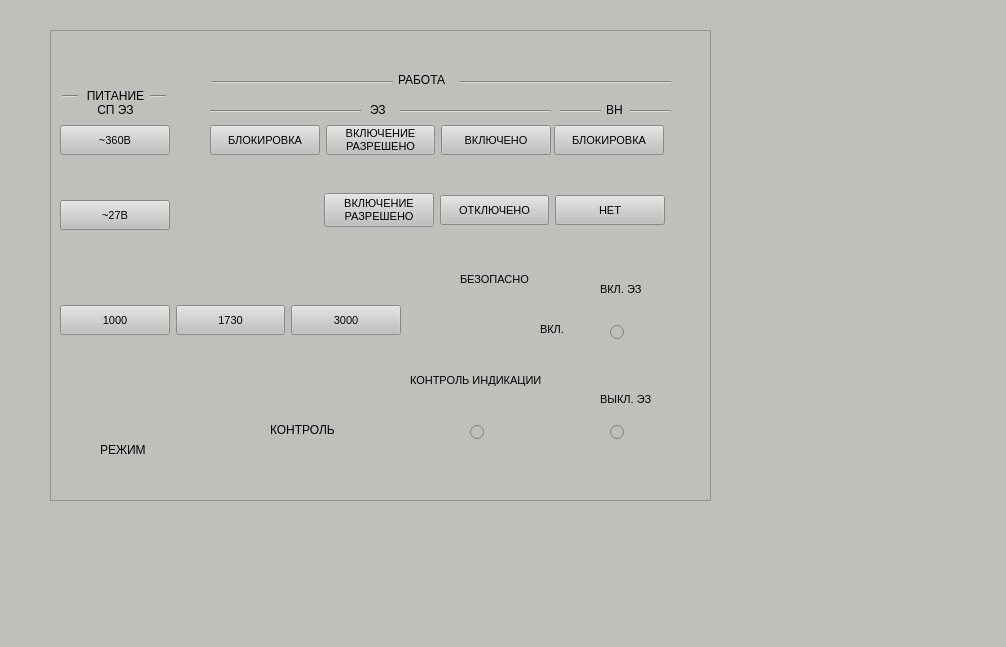
<?xml version="1.0" encoding="UTF-8"?>
<ui version="4.0">
 <class>MainWindow</class>
 <widget class="QMainWindow" name="MainWindow">
  <property name="geometry">
   <rect>
    <x>0</x>
    <y>0</y>
    <width>1006</width>
    <height>647</height>
   </rect>
  </property>
  <property name="windowTitle">
   <string>MainWindow</string>
  </property>
  <property name="styleSheet">
   <string notr="true">background-color: rgb(192, 191, 188);
color: rgb(0, 0, 0);</string>
  </property>
  <widget class="QWidget" name="centralwidget">
   <widget class="QFrame" name="frame">
    <property name="geometry">
     <rect>
      <x>50</x>
      <y>30</y>
      <width>661</width>
      <height>471</height>
     </rect>
    </property>
    <property name="frameShape">
     <enum>QFrame::StyledPanel</enum>
    </property>
    <property name="frameShadow">
     <enum>QFrame::Raised</enum>
    </property>
    <widget class="QLabel" name="label">
     <property name="geometry">
      <rect>
       <x>348</x>
       <y>40</y>
       <width>61</width>
       <height>19</height>
      </rect>
     </property>
     <property name="text">
      <string>РАБОТА</string>
     </property>
    </widget>
    <widget class="Line" name="line_2">
     <property name="geometry">
      <rect>
       <x>162</x>
       <y>42</y>
       <width>181</width>
       <height>20</height>
      </rect>
     </property>
     <property name="orientation">
      <enum>Qt::Horizontal</enum>
     </property>
    </widget>
    <widget class="QLabel" name="label_2">
     <property name="geometry">
      <rect>
       <x>556</x>
       <y>70</y>
       <width>21</width>
       <height>19</height>
      </rect>
     </property>
     <property name="text">
      <string>ВН</string>
     </property>
    </widget>
    <widget class="QLabel" name="label_3">
     <property name="geometry">
      <rect>
       <x>320</x>
       <y>70</y>
       <width>21</width>
       <height>19</height>
      </rect>
     </property>
     <property name="text">
      <string>ЭЗ</string>
     </property>
    </widget>
    <widget class="Line" name="line_3">
     <property name="geometry">
      <rect>
       <x>350</x>
       <y>73</y>
       <width>151</width>
       <height>16</height>
      </rect>
     </property>
     <property name="orientation">
      <enum>Qt::Horizontal</enum>
     </property>
    </widget>
    <widget class="Line" name="line_5">
     <property name="geometry">
      <rect>
       <x>580</x>
       <y>73</y>
       <width>41</width>
       <height>16</height>
      </rect>
     </property>
     <property name="orientation">
      <enum>Qt::Horizontal</enum>
     </property>
    </widget>
    <widget class="Line" name="line_6">
     <property name="geometry">
      <rect>
       <x>510</x>
       <y>71</y>
       <width>41</width>
       <height>20</height>
      </rect>
     </property>
     <property name="orientation">
      <enum>Qt::Horizontal</enum>
     </property>
    </widget>
    <widget class="Line" name="line_7">
     <property name="geometry">
      <rect>
       <x>410</x>
       <y>42</y>
       <width>211</width>
       <height>20</height>
      </rect>
     </property>
     <property name="orientation">
      <enum>Qt::Horizontal</enum>
     </property>
    </widget>
    <widget class="Line" name="line_4">
     <property name="geometry">
      <rect>
       <x>160</x>
       <y>73</y>
       <width>151</width>
       <height>16</height>
      </rect>
     </property>
     <property name="orientation">
      <enum>Qt::Horizontal</enum>
     </property>
    </widget>
    <widget class="QPushButton" name="pushButton_4">
     <property name="geometry">
      <rect>
       <x>504</x>
       <y>95</y>
       <width>110</width>
       <height>30</height>
      </rect>
     </property>
     <property name="font">
      <font>
       <pointsize>8</pointsize>
      </font>
     </property>
     <property name="text">
      <string>БЛОКИРОВКА</string>
     </property>
    </widget>
    <widget class="QWidget" name="horizontalLayoutWidget">
     <property name="geometry">
      <rect>
       <x>160</x>
       <y>90</y>
       <width>341</width>
       <height>41</height>
      </rect>
     </property>
     <layout class="QHBoxLayout" name="horizontalLayout">
      <item>
       <widget class="QPushButton" name="pushButton">
        <property name="minimumSize">
         <size>
          <width>110</width>
          <height>30</height>
         </size>
        </property>
        <property name="font">
         <font>
          <pointsize>8</pointsize>
         </font>
        </property>
        <property name="text">
         <string>БЛОКИРОВКА</string>
        </property>
       </widget>
      </item>
      <item>
       <widget class="QPushButton" name="pushButton_2">
        <property name="maximumSize">
         <size>
          <width>110</width>
          <height>30</height>
         </size>
        </property>
        <property name="font">
         <font>
          <pointsize>8</pointsize>
         </font>
        </property>
        <property name="text">
         <string>ВКЛЮЧЕНИЕ 
РАЗРЕШЕНО</string>
        </property>
        <property name="checkable">
         <bool>false</bool>
        </property>
        <property name="autoRepeat">
         <bool>false</bool>
        </property>
        <property name="autoExclusive">
         <bool>false</bool>
        </property>
        <property name="autoDefault">
         <bool>false</bool>
        </property>
        <property name="default">
         <bool>false</bool>
        </property>
        <property name="flat">
         <bool>false</bool>
        </property>
       </widget>
      </item>
      <item>
       <widget class="QPushButton" name="pushButton_3">
        <property name="sizePolicy">
         <sizepolicy hsizetype="Fixed" vsizetype="Fixed">
          <horstretch>0</horstretch>
          <verstretch>0</verstretch>
         </sizepolicy>
        </property>
        <property name="minimumSize">
         <size>
          <width>110</width>
          <height>30</height>
         </size>
        </property>
        <property name="font">
         <font>
          <pointsize>8</pointsize>
         </font>
        </property>
        <property name="text">
         <string>ВКЛЮЧЕНО</string>
        </property>
       </widget>
      </item>
     </layout>
    </widget>
    <widget class="QWidget" name="horizontalLayoutWidget_2">
     <property name="geometry">
      <rect>
       <x>274</x>
       <y>160</y>
       <width>341</width>
       <height>41</height>
      </rect>
     </property>
     <layout class="QHBoxLayout" name="horizontalLayout_2">
      <item>
       <widget class="QPushButton" name="pushButton_5">
        <property name="minimumSize">
         <size>
          <width>110</width>
          <height>30</height>
         </size>
        </property>
        <property name="font">
         <font>
          <pointsize>8</pointsize>
         </font>
        </property>
        <property name="text">
         <string>ВКЛЮЧЕНИЕ 
РАЗРЕШЕНО</string>
        </property>
       </widget>
      </item>
      <item>
       <widget class="QPushButton" name="pushButton_6">
        <property name="maximumSize">
         <size>
          <width>110</width>
          <height>30</height>
         </size>
        </property>
        <property name="font">
         <font>
          <pointsize>8</pointsize>
         </font>
        </property>
        <property name="text">
         <string>ОТКЛЮЧЕНО</string>
        </property>
        <property name="checkable">
         <bool>false</bool>
        </property>
        <property name="autoRepeat">
         <bool>false</bool>
        </property>
        <property name="autoExclusive">
         <bool>false</bool>
        </property>
        <property name="autoDefault">
         <bool>false</bool>
        </property>
        <property name="default">
         <bool>false</bool>
        </property>
        <property name="flat">
         <bool>false</bool>
        </property>
       </widget>
      </item>
      <item>
       <widget class="QPushButton" name="pushButton_7">
        <property name="minimumSize">
         <size>
          <width>110</width>
          <height>30</height>
         </size>
        </property>
        <property name="font">
         <font>
          <pointsize>8</pointsize>
         </font>
        </property>
        <property name="text">
         <string>НЕТ</string>
        </property>
       </widget>
      </item>
     </layout>
    </widget>
    <widget class="QLabel" name="label_4">
     <property name="geometry">
      <rect>
       <x>410</x>
       <y>240</y>
       <width>71</width>
       <height>19</height>
      </rect>
     </property>
     <property name="font">
      <font>
       <pointsize>8</pointsize>
      </font>
     </property>
     <property name="text">
      <string>БЕЗОПАСНО</string>
     </property>
    </widget>
    <widget class="QLabel" name="label_5">
     <property name="geometry">
      <rect>
       <x>490</x>
       <y>290</y>
       <width>31</width>
       <height>19</height>
      </rect>
     </property>
     <property name="font">
      <font>
       <pointsize>8</pointsize>
      </font>
     </property>
     <property name="text">
      <string>ВКЛ.</string>
     </property>
    </widget>
    <widget class="QLabel" name="label_6">
     <property name="geometry">
      <rect>
       <x>550</x>
       <y>250</y>
       <width>41</width>
       <height>19</height>
      </rect>
     </property>
     <property name="font">
      <font>
       <pointsize>8</pointsize>
      </font>
     </property>
     <property name="text">
      <string>ВКЛ. ЭЗ</string>
     </property>
    </widget>
    <widget class="QRadioButton" name="radioButton">
     <property name="geometry">
      <rect>
       <x>560</x>
       <y>290</y>
       <width>21</width>
       <height>25</height>
      </rect>
     </property>
     <property name="minimumSize">
      <size>
       <width>21</width>
       <height>0</height>
      </size>
     </property>
     <property name="styleSheet">
      <string notr="true"/>
     </property>
     <property name="text">
      <string/>
     </property>
    </widget>
    <widget class="QLabel" name="label_7">
     <property name="geometry">
      <rect>
       <x>550</x>
       <y>360</y>
       <width>51</width>
       <height>19</height>
      </rect>
     </property>
     <property name="font">
      <font>
       <pointsize>8</pointsize>
      </font>
     </property>
     <property name="text">
      <string>ВЫКЛ. ЭЗ</string>
     </property>
    </widget>
    <widget class="QRadioButton" name="radioButton_2">
     <property name="geometry">
      <rect>
       <x>560</x>
       <y>390</y>
       <width>21</width>
       <height>25</height>
      </rect>
     </property>
     <property name="text">
      <string/>
     </property>
    </widget>
    <widget class="QLabel" name="label_8">
     <property name="geometry">
      <rect>
       <x>360</x>
       <y>340</y>
       <width>131</width>
       <height>20</height>
      </rect>
     </property>
     <property name="font">
      <font>
       <pointsize>8</pointsize>
      </font>
     </property>
     <property name="text">
      <string>КОНТРОЛЬ ИНДИКАЦИИ</string>
     </property>
    </widget>
    <widget class="QRadioButton" name="radioButton_3">
     <property name="geometry">
      <rect>
       <x>420</x>
       <y>390</y>
       <width>21</width>
       <height>25</height>
      </rect>
     </property>
     <property name="text">
      <string/>
     </property>
    </widget>
    <widget class="QLabel" name="label_9">
     <property name="geometry">
      <rect>
       <x>30</x>
       <y>52</y>
       <width>71</width>
       <height>41</height>
      </rect>
     </property>
     <property name="text">
      <string>ПИТАНИЕ 
СП ЭЗ</string>
     </property>
     <property name="alignment">
      <set>Qt::AlignCenter</set>
     </property>
    </widget>
    <widget class="Line" name="line">
     <property name="geometry">
      <rect>
       <x>100</x>
       <y>58</y>
       <width>16</width>
       <height>16</height>
      </rect>
     </property>
     <property name="orientation">
      <enum>Qt::Horizontal</enum>
     </property>
    </widget>
    <widget class="Line" name="line_8">
     <property name="geometry">
      <rect>
       <x>12</x>
       <y>58</y>
       <width>16</width>
       <height>16</height>
      </rect>
     </property>
     <property name="orientation">
      <enum>Qt::Horizontal</enum>
     </property>
    </widget>
    <widget class="QPushButton" name="pushButton_8">
     <property name="geometry">
      <rect>
       <x>10</x>
       <y>95</y>
       <width>110</width>
       <height>30</height>
      </rect>
     </property>
     <property name="minimumSize">
      <size>
       <width>110</width>
       <height>30</height>
      </size>
     </property>
     <property name="font">
      <font>
       <pointsize>8</pointsize>
      </font>
     </property>
     <property name="text">
      <string>~360B</string>
     </property>
    </widget>
    <widget class="QPushButton" name="pushButton_9">
     <property name="geometry">
      <rect>
       <x>10</x>
       <y>170</y>
       <width>110</width>
       <height>30</height>
      </rect>
     </property>
     <property name="minimumSize">
      <size>
       <width>110</width>
       <height>30</height>
      </size>
     </property>
     <property name="font">
      <font>
       <pointsize>8</pointsize>
      </font>
     </property>
     <property name="text">
      <string>~27B</string>
     </property>
    </widget>
    <widget class="QWidget" name="horizontalLayoutWidget_3">
     <property name="geometry">
      <rect>
       <x>10</x>
       <y>270</y>
       <width>341</width>
       <height>41</height>
      </rect>
     </property>
     <layout class="QHBoxLayout" name="horizontalLayout_3">
      <item>
       <widget class="QPushButton" name="pushButton_10">
        <property name="minimumSize">
         <size>
          <width>110</width>
          <height>30</height>
         </size>
        </property>
        <property name="font">
         <font>
          <pointsize>8</pointsize>
         </font>
        </property>
        <property name="text">
         <string>1000</string>
        </property>
       </widget>
      </item>
      <item>
       <widget class="QPushButton" name="pushButton_11">
        <property name="maximumSize">
         <size>
          <width>110</width>
          <height>30</height>
         </size>
        </property>
        <property name="font">
         <font>
          <pointsize>8</pointsize>
         </font>
        </property>
        <property name="text">
         <string>1730</string>
        </property>
        <property name="checkable">
         <bool>false</bool>
        </property>
        <property name="autoRepeat">
         <bool>false</bool>
        </property>
        <property name="autoExclusive">
         <bool>false</bool>
        </property>
        <property name="autoDefault">
         <bool>false</bool>
        </property>
        <property name="default">
         <bool>false</bool>
        </property>
        <property name="flat">
         <bool>false</bool>
        </property>
       </widget>
      </item>
      <item>
       <widget class="QPushButton" name="pushButton_12">
        <property name="sizePolicy">
         <sizepolicy hsizetype="Fixed" vsizetype="Fixed">
          <horstretch>0</horstretch>
          <verstretch>0</verstretch>
         </sizepolicy>
        </property>
        <property name="minimumSize">
         <size>
          <width>110</width>
          <height>30</height>
         </size>
        </property>
        <property name="font">
         <font>
          <pointsize>8</pointsize>
         </font>
        </property>
        <property name="text">
         <string>3000</string>
        </property>
       </widget>
      </item>
     </layout>
    </widget>
    <widget class="QLabel" name="label_10">
     <property name="geometry">
      <rect>
       <x>50</x>
       <y>410</y>
       <width>61</width>
       <height>19</height>
      </rect>
     </property>
     <property name="text">
      <string>РЕЖИМ</string>
     </property>
    </widget>
    <widget class="QLabel" name="label_11">
     <property name="geometry">
      <rect>
       <x>220</x>
       <y>390</y>
       <width>91</width>
       <height>19</height>
      </rect>
     </property>
     <property name="text">
      <string>КОНТРОЛЬ</string>
     </property>
    </widget>
   </widget>
  </widget>
  <widget class="QMenuBar" name="menubar">
   <property name="geometry">
    <rect>
     <x>0</x>
     <y>0</y>
     <width>1006</width>
     <height>24</height>
    </rect>
   </property>
  </widget>
  <widget class="QStatusBar" name="statusbar"/>
 </widget>
 <resources/>
 <connections/>
</ui>
